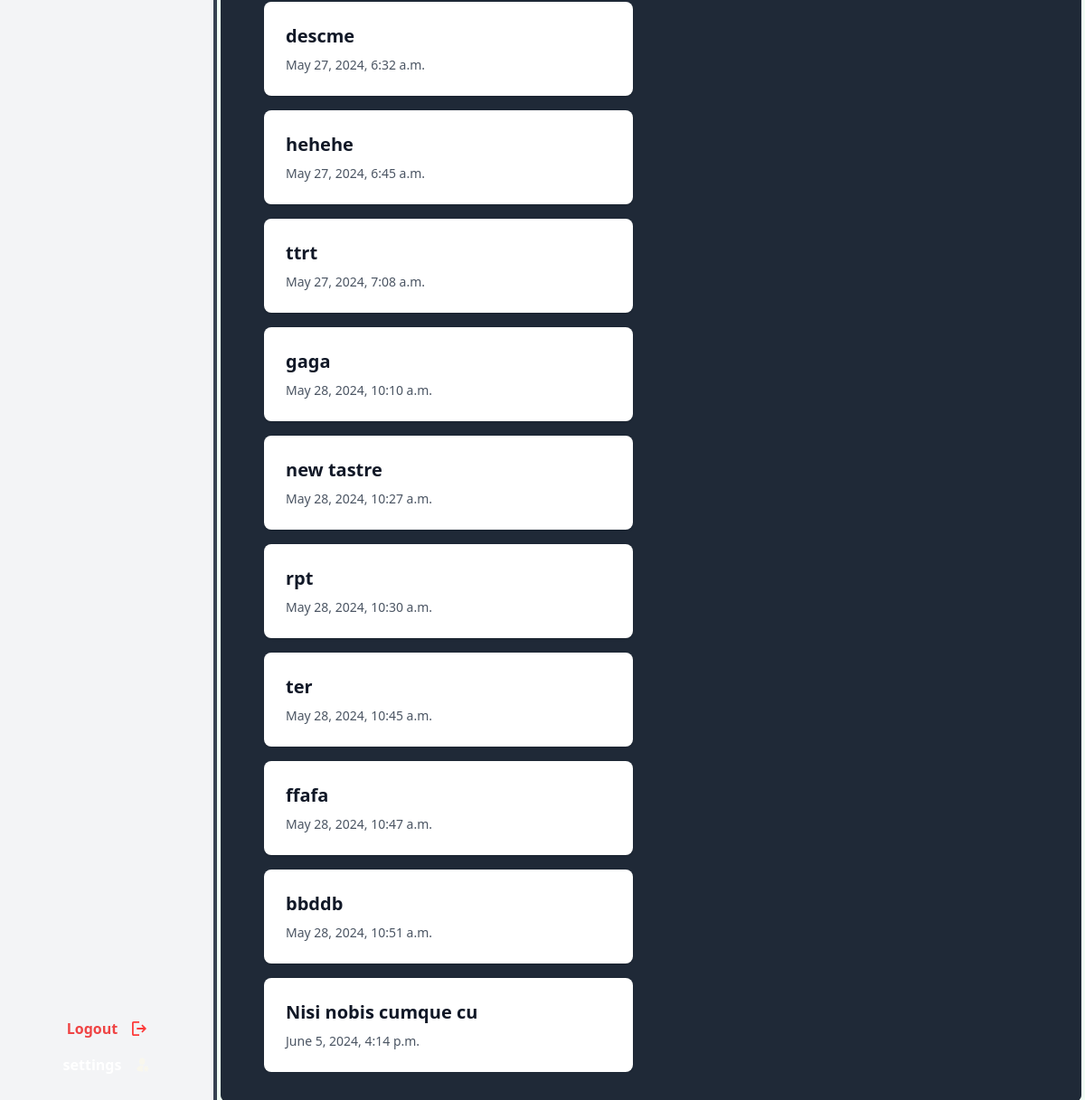
The page /dash/manager (signed in, lower part) on the database as committed earlier.
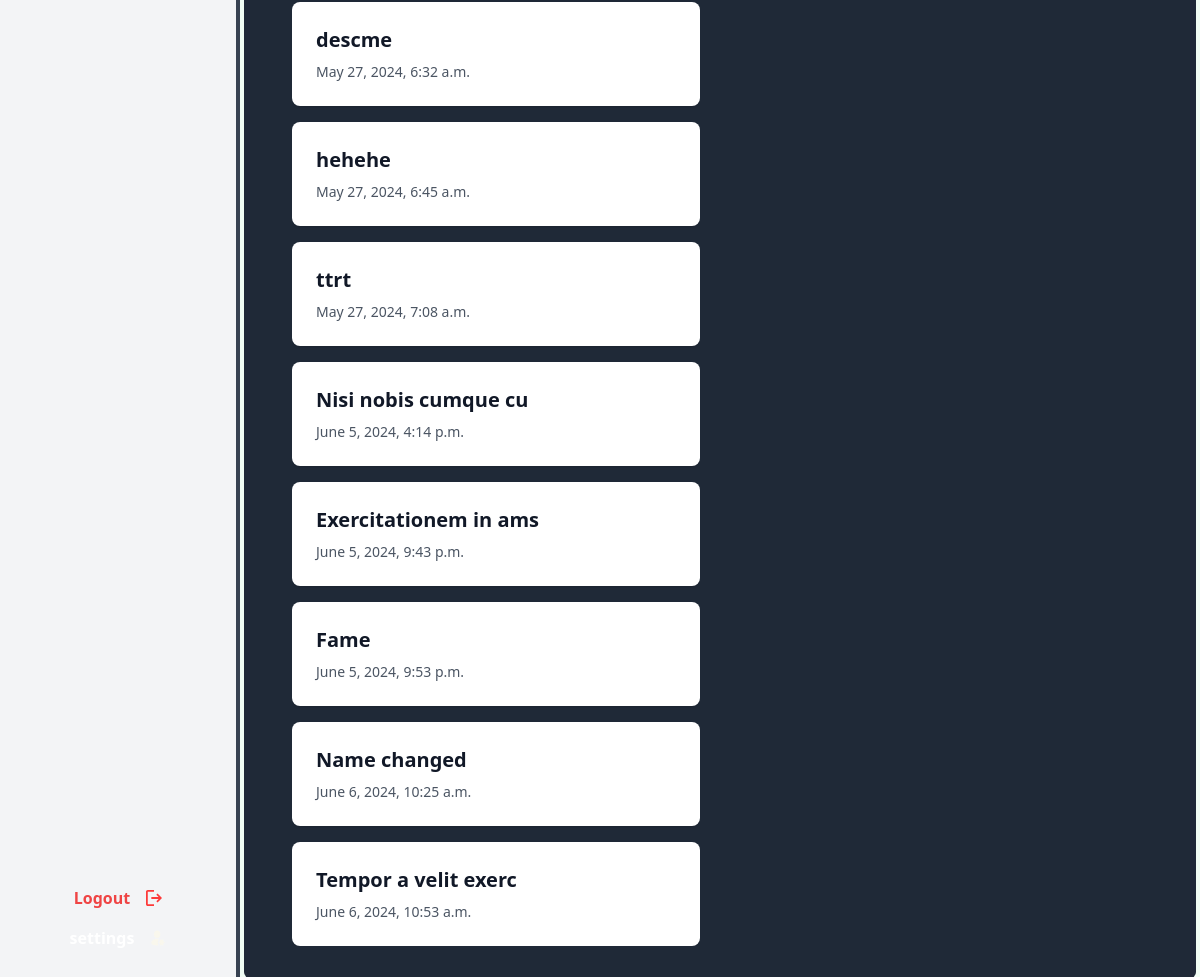
The same page on the database as committed later.
### dashboard/models.py (models this page shows, shortened)
class Reports(TrackingModel):
    date = models.DateTimeField(auto_now_add=True, null=True)
    description = models.CharField(max_length=200, null=True)
    owner = models.ForeignKey(to=User, on_delete=models.CASCADE)
    category = models.ManyToManyField(MainCategory)
    receipts = models.FloatField(max_length=200, null=True)
    payments = models.FloatField(max_length=200, null=True)
    for_edit = models.BooleanField(default=False)
    created_at = models.DateTimeField(auto_now_add=True)
    is_approved = models.BooleanField(default=False)  # New field
    approved_by = models.ForeignKey(settings.AUTH_USER_MODEL, on_delete=models.CASCADE, related_name='approved_by', null=True)
    modification_approved = models.BooleanField(default=False)
    modification_approved_by = models.ForeignKey(settings.AUTH_USER_MODEL, on_delete=models.SET_NULL, related_name='modifications_approved_by', null=True, blank=True)

### helpers/decorators.py (the view)
        def wrapper_func(request, *args, **kwargs):
            if request.user.is_authenticated:
                if request.user.user_type not in allowed_roles:
                    return redirect('home')
            else:
                return redirect('login')  # Redirect to login page if user is not authenticated
            return view_func(request, *args, **kwargs)

### dashboard/views.py (called while the page is built)
@allowed_users(allowed_roles=["manager"])
@login_required
def manager(request):
    pending_reports = Reports.objects.filter(is_approved=False, for_edit=False).order_by("created_at")
    return render(
        request, "dashboard/manager.html", {"pending_reports": pending_reports}
    )

### templates/dashboard/manager.html (shortened to what this page needs)
{% extends 'base/main.html' %}
{% load static %}
{% block content %}
<div class="bg-gray-800 m-1 py-8 px-12 text-white h-full flex flex-col gap-x-10 md:flex-row justify-between rounded-md">
  <div class="space-y-4 w-1/2 overflow-x-auto">
    {% for report in pending_reports %}
    <a href="{% url 'report-edit' report.id %}"
      class="block bg-white rounded-lg shadow hover:shadow-lg transition-shadow duration-200 ease-in">
      <div class="p-6">
        <h2 class="text-xl font-semibold text-gray-900">{{ report.description }}</h2>
        <p class="mt-2 text-sm text-gray-600">{{ report.date }}</p>
      </div>
    </a>
    {% empty %}
    <p>No pending reports.</p>
    {% endfor %}
  </div>
  <div class="font-medium w-1/2">
  </div>
</div>
{% endblock %}

Rows that differ between the two databases and show on the page:
removed Reports: description "gaga", date "May 28, 2024, 10:10 a.m."
removed Reports: description "new tastre", date "May 28, 2024, 10:27 a.m."
removed Reports: description "rpt", date "May 28, 2024, 10:30 a.m."
removed Reports: description "ter", date "May 28, 2024, 10:45 a.m."
removed Reports: description "ffafa", date "May 28, 2024, 10:47 a.m."
removed Reports: description "bbddb", date "May 28, 2024, 10:51 a.m."
added Reports: description "Exercitationem in ams", date "June 5, 2024, 9:43 p.m."
added Reports: description "Fame", date "June 5, 2024, 9:53 p.m."
added Reports: description "Name changed", date "June 6, 2024, 10:25 a.m."
added Reports: description "Tempor a velit exerc", date "June 6, 2024, 10:53 a.m."
